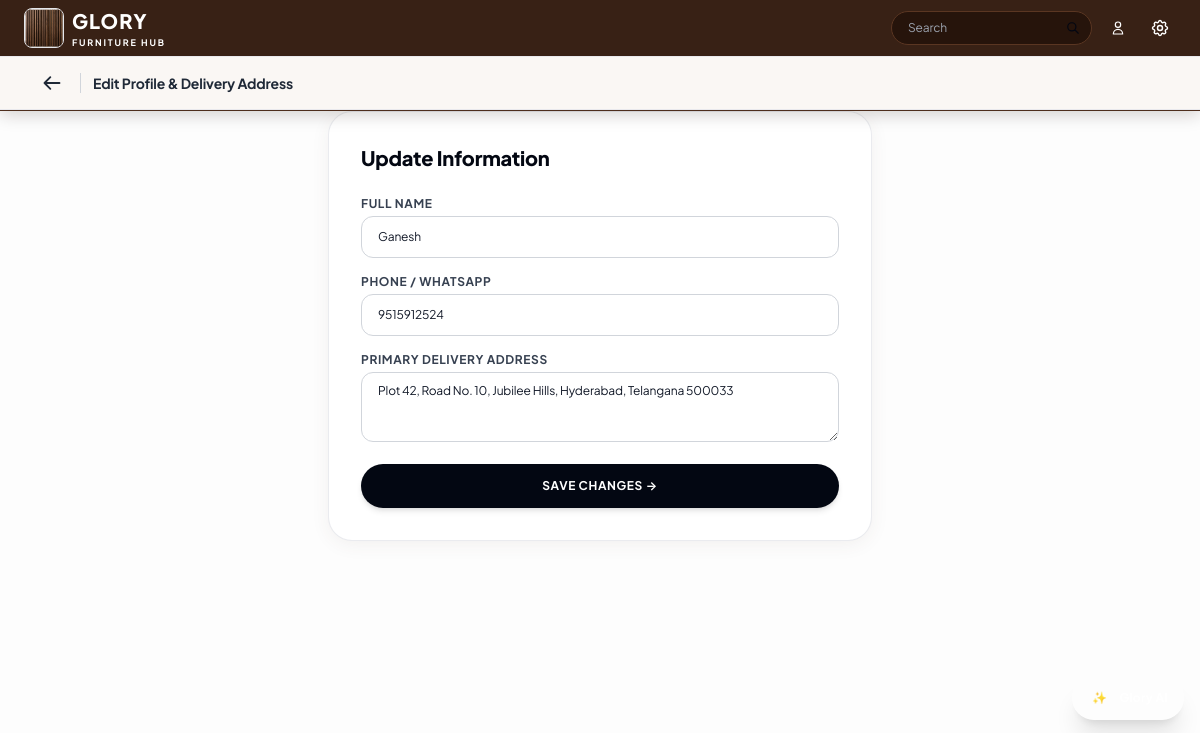
/customer/profile/edit/ (signed in), run on the app's committed database.
### apps/accounts/models.py (models this page shows, shortened)
class UserProfile(models.Model):
    ROLE_CHOICES = [
        ('customer', 'Customer'),
        ('admin', 'Studio Admin'),
    ]
    user = models.OneToOneField(User, on_delete=models.CASCADE, related_name='profile', null=True, blank=True)
    full_name = models.CharField(max_length=150, default='Valued Patron', blank=True)
    phone = models.CharField(max_length=25, default='', blank=True)
    address = models.TextField(default='', blank=True)
    role = models.CharField(max_length=20, choices=ROLE_CHOICES, default='customer')
    auth_provider = models.CharField(max_length=50, default='email')  # 'email', 'google'
    google_id = models.CharField(max_length=150, blank=True, null=True)
    avatar_url = models.URLField(max_length=500, blank=True, null=True)
    cart_items = models.JSONField(default=list, blank=True)
    wishlist_ids = models.JSONField(default=list, blank=True)
    saved_addresses = models.JSONField(default=list, blank=True)
    created_at = models.DateTimeField(auto_now_add=True)

### apps/accounts/views.py (the view, shortened to what this page needs)
# urls.py: path('customer/profile/edit/', views.edit_profile_view, name='customer_edit_profile'),
def edit_profile_view(request):
    user = request.user if request.user.is_authenticated else None
    profile = getattr(user, 'profile', None) if user else None
    user_address = profile.address if profile else request.session.get('glory_user_address', '')
    return render(request, 'accounts/edit_profile.html', {'user_address': user_address})

### apps/core/models.py (called while the page is built)
    @classmethod
    def get_settings(cls):
        settings, _ = cls.objects.get_or_create(id=1)
        return settings

### templates/accounts/edit_profile.html (shortened to what this page needs)
{% extends 'base.html' %}
{% load static %}
{% block back_bar %}
<div class="w-full bg-[#FAF7F4] border-t border-b border-gray-200/80 px-4 sm:px-6 lg:px-10 py-2.5 flex items-center justify-between shadow-2xs relative z-20">
  <div class="flex items-center gap-3 flex-shrink-0">
    <button onclick="window.history.length > 1 ? window.history.back() : window.location.href='{% url 'profile' %}';" class="p-1.5 -ml-1 rounded-full hover:bg-gray-200 text-gray-800 hover:text-gray-950 transition-colors active-tap flex items-center justify-center flex-shrink-0" aria-label="Go back">
      <svg class="w-5 h-5 stroke-[2.2]" fill="none" stroke="currentColor" viewBox="0 0 24 24"><path stroke-linecap="round" stroke-linejoin="round" stroke-width="2.2" d="M10 19l-7-7m0 0l7-7m-7 7h18"/></svg>
    </button>
    <span class="text-xs sm:text-sm font-bold text-gray-800 border-l border-gray-300 pl-3 leading-none">
      Edit Profile & Delivery Address
    </span>
  </div>
</div>
{% endblock %}
{% block content %}
<div class="w-full max-w-xl mx-auto px-4 py-8">
  <div class="bg-white rounded-3xl p-6 sm:p-8 border border-gray-200/80 shadow-warm space-y-6">
    <h1 class="text-xl font-black text-gray-950">Update Information</h1>
    <form method="POST" action="{% url 'edit_profile' %}" class="space-y-4">
      <div>
        <label class="block text-xs font-bold uppercase tracking-wider text-gray-700 mb-1">Full Name</label>
        <input type="text" name="name" value="{{ USER_NAME }}" required class="w-full px-4 py-3 rounded-xl border border-gray-300 text-xs text-gray-900" />
      </div>
      <div>
        <label class="block text-xs font-bold uppercase tracking-wider text-gray-700 mb-1">Phone / WhatsApp</label>
        <input type="tel" name="phone" value="{{ USER_PHONE }}" required class="w-full px-4 py-3 rounded-xl border border-gray-300 text-xs text-gray-900" />
      </div>
      <div>
        <label class="block text-xs font-bold uppercase tracking-wider text-gray-700 mb-1">Primary Delivery Address</label>
        <textarea name="address" rows="3" placeholder="Enter full delivery address" class="w-full px-4 py-2.5 rounded-xl border border-gray-300 text-xs text-gray-900">{{ user_address|default:request.user.profile.address|default:'' }}</textarea>
      </div>
      <button type="submit" class="w-full py-3.5 rounded-full bg-gray-950 hover:bg-[#5C3D2E] text-white text-xs font-bold uppercase tracking-wider transition-colors shadow-md active-tap">
        Save Changes →
      </button>
    </form>
  </div>
</div>
{% endblock %}

### templates/base.html (style rules this page uses)
body { font-family: 'Plus Jakarta Sans', system-ui, -apple-system, BlinkMacSystemFont, sans-serif; background-color: #FDFDFD; color: #1E1E1E; -webkit-font-smoothing: antialiased; -moz-osx-font-smoothing: grayscale; letter-spacing: -0.01em; }

### data on the page
UserProfile: name "Ganesh", phone "9515912524", address "Plot 42, Road No. 10, Jubilee Hills, Hyderabad, Telangana 500033"
